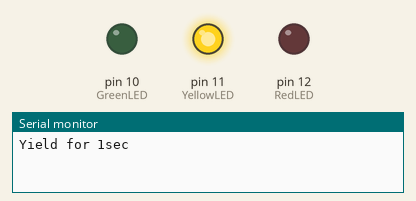
Recording of a sketch running on a simulated Arduino Uno, built with avr-gcc and run on an emulated ATmega328P. Shown: output pins drawn as LEDs (lit = HIGH), the last lines printed to the serial monitor.

Above: at 0.5 s.
At 2.0 s:
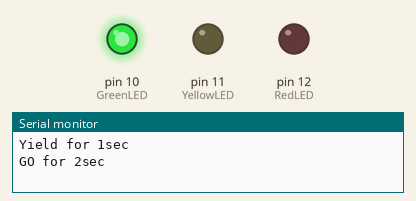
At 4.0 s:
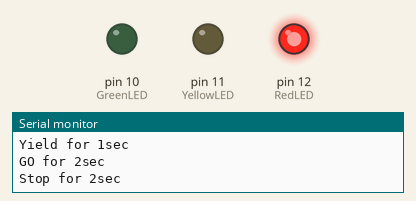
Timing chart, 0 to 6.5 s (numbered marks = the images above):
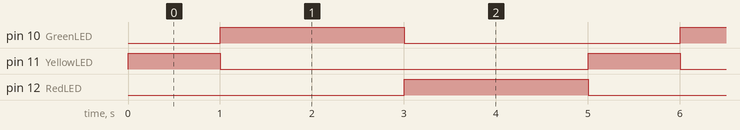

The sketch:

03_06_sketch_Digital_Traffic_Signal.ino
```cpp
int GreenLED = 10;
int YellowLED = 11;
int RedLED = 12;

void setup() {
  // put your setup code here, to run once:

  // Initialize the pins and direction
  pinMode(GreenLED, OUTPUT);
  pinMode(YellowLED, OUTPUT);
  pinMode(RedLED, OUTPUT);

  // Initialize the LEDs to OFF
  digitalWrite(GreenLED, LOW);
  digitalWrite(YellowLED, LOW);
  digitalWrite(RedLED, LOW);

  // Initialize the Serial to 9600 BAUD
  Serial.begin(9600);

}

void loop() {
  // put your main code here, to run repeatedly:

  // Yield
  digitalWrite(GreenLED, LOW);
  digitalWrite(YellowLED, HIGH);
  digitalWrite(RedLED, LOW);
  Serial.println("Yield for 1sec");
  delay(1000);

  // GO
  digitalWrite(GreenLED, HIGH);
  digitalWrite(YellowLED, LOW);
  digitalWrite(RedLED, LOW);
  Serial.println("GO for 2sec");
  delay(2000);

  // Stop
  digitalWrite(GreenLED, LOW);
  digitalWrite(YellowLED, LOW);
  digitalWrite(RedLED, HIGH);
  Serial.println("Stop for 2sec");
  delay(2000);

  // Code to cycle the lights every second to Debug my LEDs
  // digitalWrite(GreenLED, HIGH);
  // delay(1000);
  // digitalWrite(GreenLED, LOW);
  // digitalWrite(YellowLED, HIGH);
  // delay(1000);
  // digitalWrite(YellowLED, LOW);
  // digitalWrite(RedLED, HIGH);
  // delay(1000);
  // digitalWrite(RedLED, LOW);

}
```

Measured:
- by itself, pin 10 (GreenLED), pin 12 (RedLED): alternates HIGH for 2.0 s and LOW for 3.0 s
- by itself, pin 11 (YellowLED): alternates HIGH for 1.0 s and LOW for 4.0 s
- by itself, everything shown: repeats every 5.0 s, in 3 steps
